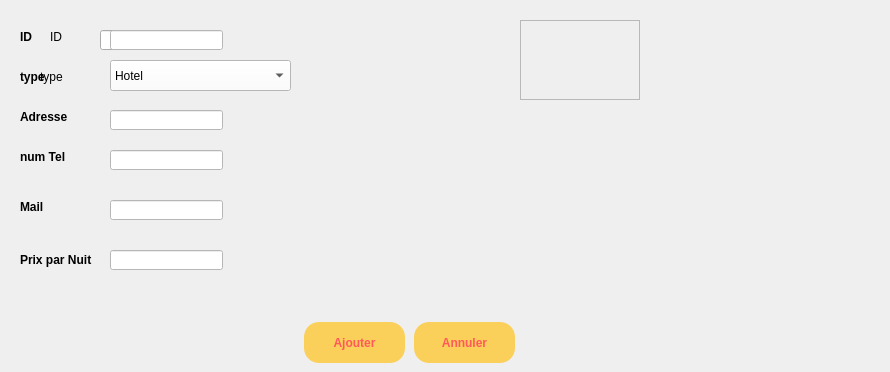
       <widget class="QWidget" name="tab">
        <property name="styleSheet">
         <string notr="true"/>
        </property>
        <attribute name="title">
         <string>ajouter</string>
        </attribute>
        <widget class="QLabel" name="label">
         <property name="geometry">
          <rect>
           <x>50</x>
           <y>30</y>
           <width>47</width>
           <height>14</height>
          </rect>
         </property>
         <property name="text">
          <string>ID</string>
         </property>
        </widget>
        <widget class="QLineEdit" name="ID">
         <property name="geometry">
          <rect>
           <x>110</x>
           <y>30</y>
           <width>113</width>
           <height>20</height>
          </rect>
         </property>
         <property name="styleSheet">
          <string notr="true">background-color:#FFFFFF;</string>
         </property>
        </widget>
        <widget class="QLabel" name="label_2">
         <property name="geometry">
          <rect>
           <x>40</x>
           <y>70</y>
           <width>47</width>
           <height>14</height>
          </rect>
         </property>
         <property name="text">
          <string>type</string>
         </property>
        </widget>
        <widget class="QLabel" name="label_3">
         <property name="geometry">
          <rect>
           <x>20</x>
           <y>110</y>
           <width>47</width>
           <height>14</height>
          </rect>
         </property>
         <property name="font">
          <font>
           <weight>75</weight>
           <bold>true</bold>
          </font>
         </property>
         <property name="text">
          <string>Adresse</string>
         </property>
        </widget>
        <widget class="QLineEdit" name="adresse">
         <property name="geometry">
          <rect>
           <x>110</x>
           <y>110</y>
           <width>113</width>
           <height>20</height>
          </rect>
         </property>
         <property name="styleSheet">
          <string notr="true">background-color:#FFFFFF;</string>
         </property>
        </widget>
        <widget class="QLabel" name="label_4">
         <property name="geometry">
          <rect>
           <x>20</x>
           <y>150</y>
           <width>47</width>
           <height>14</height>
          </rect>
         </property>
         <property name="font">
          <font>
           <weight>75</weight>
           <bold>true</bold>
          </font>
         </property>
         <property name="text">
          <string>num Tel</string>
         </property>
        </widget>
        <widget class="QLineEdit" name="Tel">
         <property name="geometry">
          <rect>
           <x>110</x>
           <y>150</y>
           <width>113</width>
           <height>20</height>
          </rect>
         </property>
         <property name="styleSheet">
          <string notr="true">background-color:#FFFFFF;</string>
         </property>
        </widget>
        <widget class="QLabel" name="label_5">
         <property name="geometry">
          <rect>
           <x>20</x>
           <y>200</y>
           <width>47</width>
           <height>14</height>
          </rect>
         </property>
         <property name="font">
          <font>
           <weight>75</weight>
           <bold>true</bold>
          </font>
         </property>
         <property name="text">
          <string>Mail</string>
         </property>
        </widget>
        <widget class="QLineEdit" name="Mail">
         <property name="geometry">
          <rect>
           <x>110</x>
           <y>200</y>
           <width>113</width>
           <height>20</height>
          </rect>
         </property>
         <property name="styleSheet">
          <string notr="true">background-color:#FFFFFF;</string>
         </property>
        </widget>
        <widget class="QLabel" name="label_6">
         <property name="geometry">
          <rect>
           <x>20</x>
           <y>250</y>
           <width>121</width>
           <height>20</height>
          </rect>
         </property>
         <property name="font">
          <font>
           <weight>75</weight>
           <bold>true</bold>
          </font>
         </property>
         <property name="text">
          <string>Prix par Nuit</string>
         </property>
        </widget>
        <widget class="QLineEdit" name="Prix">
         <property name="geometry">
          <rect>
           <x>110</x>
           <y>250</y>
           <width>113</width>
           <height>20</height>
          </rect>
         </property>
         <property name="styleSheet">
          <string notr="true">background-color:#FFFFFF;</string>
         </property>
        </widget>
        <widget class="QPushButton" name="Confirmer">
         <property name="geometry">
          <rect>
           <x>304</x>
           <y>322</y>
           <width>101</width>
           <height>41</height>
          </rect>
         </property>
         <property name="styleSheet">
          <string notr="true">QPushButton{
border-radius:15px;
	background:#FACF5A;
	color:#FF5959;
	font-weight : bold;
}
QPushButton:hover
{
		background:#FF5959;
		color:#FACF5A;
		font-weight: bold;
}</string>
         </property>
         <property name="text">
          <string>Ajouter</string>
         </property>
        </widget>
        <widget class="QPushButton" name="pushButton_2">
         <property name="geometry">
          <rect>
           <x>414</x>
           <y>322</y>
           <width>101</width>
           <height>41</height>
          </rect>
         </property>
         <property name="styleSheet">
          <string notr="true">QPushButton{
border-radius:15px;
	background:#FACF5A;
	color:#FF5959;
	font-weight : bold;
}
QPushButton:hover
{
		background:#FF5959;
		color:#FACF5A;
		font-weight: bold;
}</string>
         </property>
         <property name="text">
          <string>Annuler</string>
         </property>
        </widget>
        <widget class="QLabel" name="label_7">
         <property name="geometry">
          <rect>
           <x>20</x>
           <y>70</y>
           <width>47</width>
           <height>14</height>
          </rect>
         </property>
         <property name="font">
          <font>
           <weight>75</weight>
           <bold>true</bold>
          </font>
         </property>
         <property name="text">
          <string>type</string>
         </property>
        </widget>
        <widget class="QLabel" name="label_9">
         <property name="geometry">
          <rect>
           <x>20</x>
           <y>30</y>
           <width>47</width>
           <height>14</height>
          </rect>
         </property>
         <property name="font">
          <font>
           <weight>75</weight>
           <bold>true</bold>
          </font>
         </property>
         <property name="text">
          <string>ID</string>
         </property>
        </widget>
        <widget class="QLineEdit" name="lineEdit_6">
         <property name="geometry">
          <rect>
           <x>100</x>
           <y>30</y>
           <width>113</width>
           <height>20</height>
          </rect>
         </property>
        </widget>
        <widget class="QLabel" name="verifier1">
         <property name="geometry">
          <rect>
           <x>230</x>
           <y>20</y>
           <width>191</width>
           <height>31</height>
          </rect>
         </property>
         <property name="styleSheet">
          <string notr="true">color: rgb(255, 0, 0);</string>
         </property>
         <property name="text">
          <string/>
         </property>
        </widget>
        <widget class="QLabel" name="verifier3">
         <property name="geometry">
          <rect>
           <x>220</x>
           <y>100</y>
           <width>191</width>
           <height>31</height>
          </rect>
         </property>
         <property name="styleSheet">
          <string notr="true">color: rgb(255, 0, 0);</string>
         </property>
         <property name="text">
          <string/>
         </property>
        </widget>
        <widget class="QLabel" name="verifier5">
         <property name="geometry">
          <rect>
           <x>220</x>
           <y>190</y>
           <width>371</width>
           <height>31</height>
          </rect>
         </property>
         <property name="styleSheet">
          <string notr="true">color: rgb(255, 0, 0);</string>
         </property>
         <property name="text">
          <string/>
         </property>
        </widget>
        <widget class="QLabel" name="verifier6">
         <property name="geometry">
          <rect>
           <x>220</x>
           <y>240</y>
           <width>191</width>
           <height>31</height>
          </rect>
         </property>
         <property name="styleSheet">
          <string notr="true">color: rgb(255, 0, 0);</string>
         </property>
         <property name="text">
          <string/>
         </property>
        </widget>
        <widget class="QLabel" name="verifier4_2">
         <property name="geometry">
          <rect>
           <x>220</x>
           <y>150</y>
           <width>371</width>
           <height>31</height>
          </rect>
         </property>
         <property name="styleSheet">
          <string notr="true">color: rgb(255, 0, 0);</string>
         </property>
         <property name="text">
          <string/>
         </property>
        </widget>
        <widget class="QComboBox" name="comboBox_A">
         <property name="geometry">
          <rect>
           <x>110</x>
           <y>60</y>
           <width>181</width>
           <height>31</height>
          </rect>
         </property>
         <property name="styleSheet">
          <string notr="true">background-color:#FFFFFF;</string>
         </property>
         <item>
          <property name="text">
           <string>Hotel</string>
          </property>
         </item>
         <item>
          <property name="text">
           <string>Appartement</string>
          </property>
         </item>
         <item>
          <property name="text">
           <string>Maison</string>
          </property>
         </item>
        </widget>
        <widget class="QLabel" name="label_clock">
         <property name="geometry">
          <rect>
           <x>810</x>
           <y>-50</y>
           <width>71</width>
           <height>31</height>
          </rect>
         </property>
         <property name="styleSheet">
          <string notr="true"/>
         </property>
         <property name="text">
          <string/>
         </property>
        </widget>
        <widget class="QFrame" name="frame_7">
         <property name="geometry">
          <rect>
           <x>520</x>
           <y>20</y>
           <width>120</width>
           <height>80</height>
          </rect>
         </property>
         <property name="frameShape">
          <enum>QFrame::StyledPanel</enum>
         </property>
         <property name="frameShadow">
          <enum>QFrame::Raised</enum>
         </property>
        </widget>
        <zorder>lineEdit_6</zorder>
        <zorder>label</zorder>
        <zorder>ID</zorder>
        <zorder>label_2</zorder>
        <zorder>label_3</zorder>
        <zorder>adresse</zorder>
        <zorder>label_4</zorder>
        <zorder>Tel</zorder>
        <zorder>label_5</zorder>
        <zorder>Mail</zorder>
        <zorder>label_6</zorder>
        <zorder>Prix</zorder>
        <zorder>Confirmer</zorder>
        <zorder>pushButton_2</zorder>
        <zorder>label_7</zorder>
        <zorder>label_9</zorder>
        <zorder>verifier1</zorder>
        <zorder>verifier3</zorder>
        <zorder>verifier5</zorder>
        <zorder>verifier6</zorder>
        <zorder>verifier4_2</zorder>
        <zorder>comboBox_A</zorder>
        <zorder>label_clock</zorder>
        <zorder>frame_7</zorder>
       </widget>
